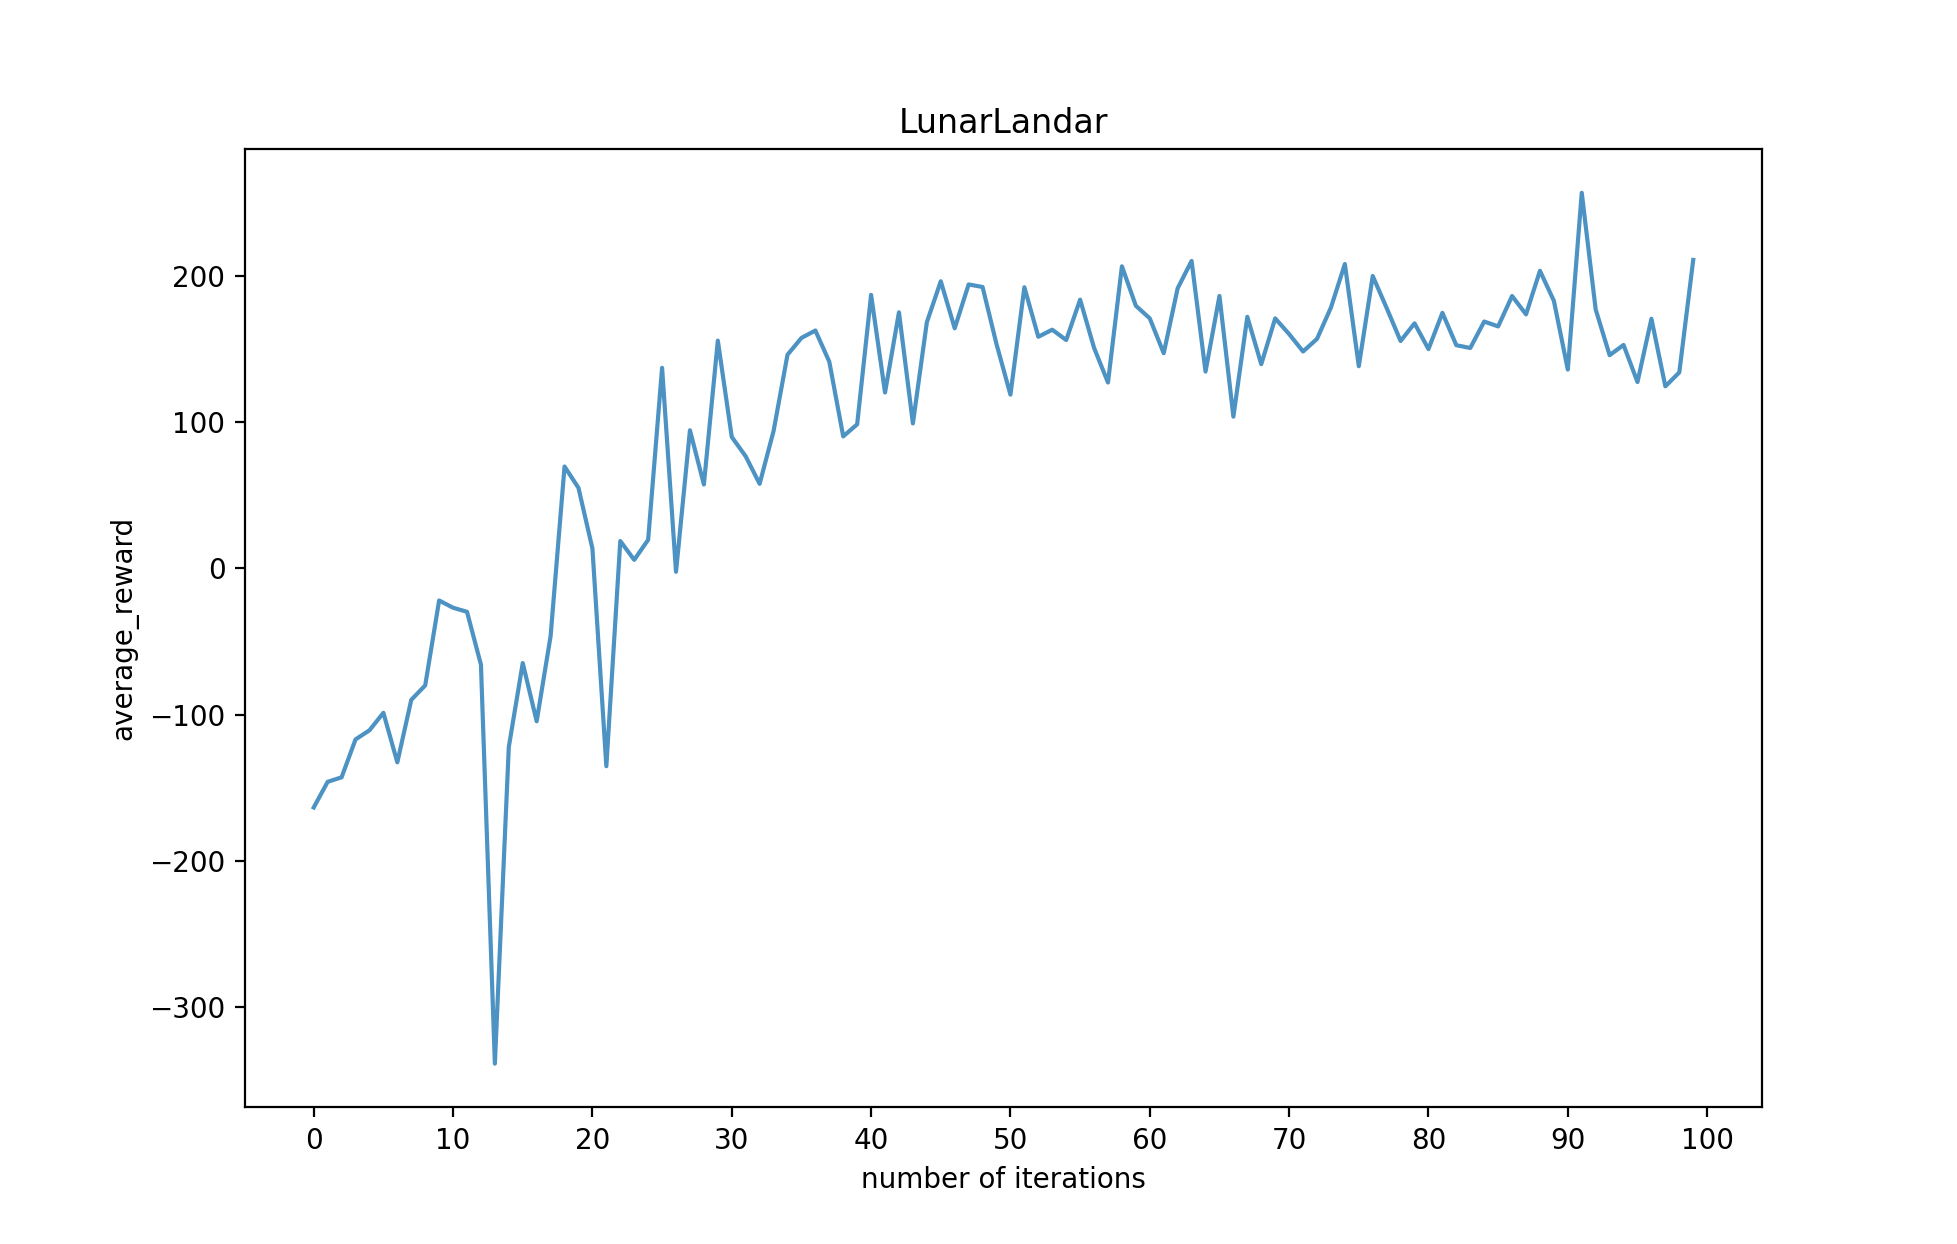

The script that drew this image:
from tensorboard.backend.event_processing import event_accumulator
import matplotlib.pyplot as plot
import numpy as np

ea1 = event_accumulator.EventAccumulator('./Q3/q3_b40000_r0.005_LunarLanderContinuous-v2_26-09-2021_05-36-24/events.out.tfevents.1632634584.be5c12c56a4a',
 size_guidance={ # see below regarding this argument
      event_accumulator.COMPRESSED_HISTOGRAMS: 500,
      event_accumulator.IMAGES: 4,
      event_accumulator.AUDIO: 4,
      event_accumulator.SCALARS: 0,
      event_accumulator.HISTOGRAMS: 1,
 })


ea1.Reload()

tags = ea1.Tags()
eval_return1 = ea1.Scalars('Eval_AverageReturn')
eval1 = []
for i in range(len(eval_return1)):
    eval1.append(eval_return1[i].value)


figure, ax = plot.subplots()

ax.set_xticks(np.arange(0, 300, 10))
#ax.set_yticks(np.arange(0, 100, 10))
ax.set_xlabel('number of iterations')
ax.set_ylabel('average_reward')
ax.set_title('LunarLandar')
plot.plot(eval1, alpha = 0.8)
#plot.legend()
plot.show()
